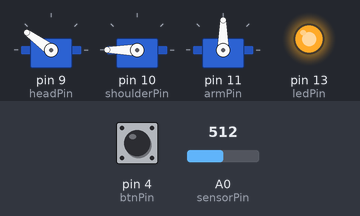
A sketch run on a simulated Arduino Uno, built with avr-gcc and run on an emulated ATmega328P. On the bench: 3 × servo, output pins drawn as LEDs (lit = HIGH). The test bench sets the inputs (shaded band); at power-on: A0 (sensorPin) = 512, pin 4 (btnPin) LOW. Pins used as bus, display or sensor lines are not drawn; what the sketch prints to the serial monitor is not drawn.

Above: at 1.7 s.
1.8 s: A0 (sensorPin) set to 716
At 2.17 s:
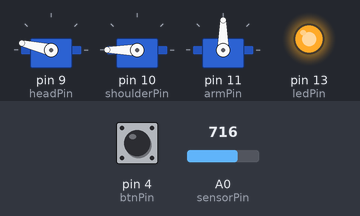
4.9 s: pin 4 (btnPin) pulled HIGH for 0.15 s
At 8.4 s:
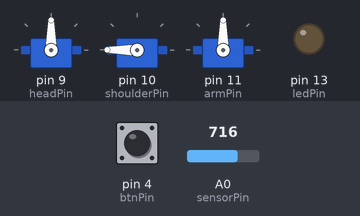
Timing chart, 0 to 17.1 s (numbered marks = the images above; inputs shaded):
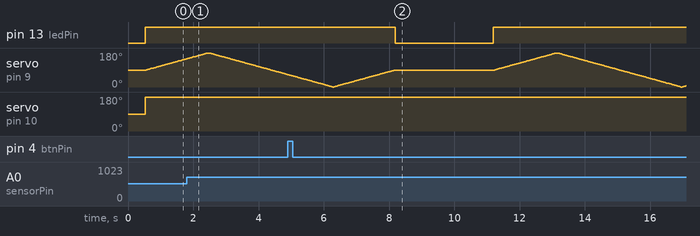

The sketch:

ITTT.ino
```cpp
#include <Servo.h>

//VCC to 5V
//GND to GND
//COMP/TRIG to trigPin
//DAC_OUT to sensorPin

const int trigPin = 5;
const int sensorPin = A0;
const int ledPin = 13;
const int btnPin = 4;
const int headPin = 9;
const int shoulderPin = 10;
const int armPin = 11;

Servo headServo;
Servo shoulderServo;
Servo armServo;
int sensorValue = 0;
int distance;
int distance2;
int marginDistance = 5;


int down = 180;
int front = 90;

bool isON = true;  //turn to false if button works
int buttonState;
bool check = false;

void setup()
{
  Serial.begin(9600);
  headServo.attach(headPin);
  shoulderServo.attach(shoulderPin);
  armServo.attach(armPin);
  pinMode(ledPin, OUTPUT);
  pinMode(btnPin, INPUT);
  pinMode(trigPin, OUTPUT);                   // A low pull on pin COMP/TRIG
  digitalWrite(trigPin, HIGH);                // Set to HIGH
  delay(500);
  Serial.println("Init the sensor");
  distance = readDistance();
  distance2 = distance;

  shoulderServo.write(down);
  headServo.write(front);
  armServo.write(front);
}

void loop()
{
  buttonState = digitalRead(btnPin);
  if(isON)
  {
      eyesOpen();
      eyesClosed();
  }
  checkBtn();
}

void checkBtn()
{
  buttonState = digitalRead(btnPin);
  if(buttonState == 1)
  {
    check = true;
  }
  if(buttonState == 0 && check == true)
  {
     check = false;
    Serial.println("ToggledON");
    // isON = !isON;
  }

}

void eyesOpen()
{
  digitalWrite(ledPin, HIGH);
  // rotates the servo motor from 0 to 180 degrees
  for (int i = 90; i <= 180; i++)
  {
    checkBtn();
    if(isON == false)
    {
      return;
    }
    headServo.write(i);
    delay(20);
    if (i == 90 || i == 100 || i == 120 || i == 140 || i == 160 || i == 180)
    {
      distance = readDistance();
      Serial.print(distance);
      if (distance - distance2 > marginDistance || distance2 - distance > marginDistance)
      {
        Serial.print("MOVED AT ");
        Serial.println(i);
        //triggeredGoblin(i);
      }
    }
  }

  // Repeats the previous lines from 180 to 0 degrees
  for (int i = 180; i > 0; i--)
  {
    checkBtn();
    if(isON == false)
    {
      return;
    }
    headServo.write(i);
    delay(20);
    if (i == 0 || i == 20 || i == 40 || i == 60 || i == 80 || i == 100 || i == 120 || i == 140 || i == 160 || i == 180)
    {
      distance2 = readDistance();
      Serial.print(distance);
      if (distance - distance2 > marginDistance || distance2 - distance > marginDistance)
      {
        Serial.print("MOVED AT ");
        Serial.println(i);
        //triggeredGoblin(i);
      }
    }
  }

  // rotates the servo motor from 180 to 90 degrees
  for (int i = 0; i <= 90; i++)
  {
    checkBtn();
    if(isON == false)
    {
      return;
    }
    headServo.write(i);
    delay(20);
    if (i == 0 || i == 20 || i == 40 || i == 60 || i == 80 || i == 100 || i == 120 || i == 140 || i == 160 || i == 180)
    {
      distance = readDistance();
      Serial.print(distance);
      if (distance - distance2 > marginDistance || distance2 - distance > marginDistance)
      {
        Serial.print("MOVED AT ");
        Serial.println(i);
        //triggeredGoblin(i);
      }
    }
  }
}

void eyesClosed()
{
  checkBtn();
  if(isON == false)
    {
      return;
    }
  digitalWrite(ledPin, LOW);
  Serial.println("eyes closed");
  delay(3000);
}

int readDistance()
{
  //Serial.print("Distance=");
  digitalWrite(trigPin, LOW);
  digitalWrite(trigPin, HIGH);
  delay(20);
  sensorValue = analogRead(sensorPin);

  sensorValue = sensorValue * 1.1; //  (sensorValue * 5000 / 1024 ) / 4.125 = sensorValue * 1.1 , calculate the voltage value ADC collected and divide it by 4.125mV /cm.
  //Serial.print(sensorValue);
  //Serial.println("cm");
  return (sensorValue);
}

int triggeredGoblin(int angle)
{
  int up = 90;
  armServo.write(up);
  shoulderServo.write(angle);
  Serial.println(angle);
  delay(5000);
  armServo.write(down);
  //reset values for checking distance
}
```
